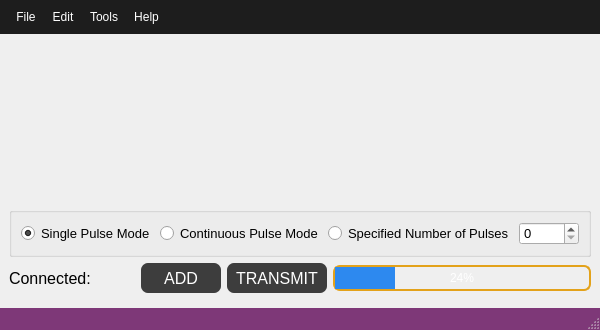
<?xml version="1.0" encoding="UTF-8"?>
<ui version="4.0">
 <class>Window_MunkPowerSupply</class>
 <widget class="QMainWindow" name="Window_MunkPowerSupply">
  <property name="windowModality">
   <enum>Qt::NonModal</enum>
  </property>
  <property name="geometry">
   <rect>
    <x>0</x>
    <y>0</y>
    <width>600</width>
    <height>330</height>
   </rect>
  </property>
  <property name="sizePolicy">
   <sizepolicy hsizetype="Minimum" vsizetype="Expanding">
    <horstretch>0</horstretch>
    <verstretch>0</verstretch>
   </sizepolicy>
  </property>
  <property name="minimumSize">
   <size>
    <width>600</width>
    <height>330</height>
   </size>
  </property>
  <property name="maximumSize">
   <size>
    <width>16777215</width>
    <height>450</height>
   </size>
  </property>
  <property name="windowTitle">
   <string>Munk Power Supply Control</string>
  </property>
  <property name="styleSheet">
   <string notr="true">QMenuBar{
background-color:#1d1d1d;
padding:5px;
	font: 12pt &quot;MS Shell Dlg 2&quot;;
}

QMenuBar::item{
background-color:#1d1d1d;
color:#fff;
padding:5px;

}

QMenu{
color:#fff;
padding:0;
}

QMenu::item:selected{
color:#fff;
background-color:#00aba9;
}

QTableWidget{
background-color:#3d3d3d;
color:#fff;
  selection-background-color: #da532c;
border:solid;
border-width:3px;
border-color:#da532c;
}
QHeaderView::section{
background-color:qlineargradient(spread:pad, x1:0, y1:0, x2:1, y2:0, stop:0 rgba(20, 158, 217, 255), stop:1 rgba(36, 158, 217, 255));
border:none;
border-top-style:solid;
border-width:1px;
border-top-color:qlineargradient(spread:pad, x1:0, y1:0, x2:1, y2:0, stop:0 rgba(20, 158, 217, 255), stop:1 rgba(36, 158, 217, 255));
color:#fff;

}
QHeaderView{
background-color:qlineargradient(spread:pad, x1:0, y1:0, x2:1, y2:0, stop:0 rgba(20, 158, 217, 255), stop:1 rgba(36, 158, 217, 255));

border:none;
border-top-style:solid;
border-width:1px;
border-top-color:#149ED9;
color:#fff;
	font: 75 12pt &quot;Calibri&quot;;
}

QTableCornerButton::section{
border:none;
background-color:#149ED9;
}

QListWidget{
background-color:#3d3d3d;
color:#fff;
}

QMenu{
background-color:#3d3d3d;
}
QStatusBar{
background-color:#7e3878;
color:#fff;
}

QPushButton{
border-style:solid;
background-color:#3d3d3d;
color:#fff;
border-radius:7px;
}

QPushButton:disabled {
background-color: rgb(204, 0, 0);
}

QPushButton:hover{
color:#ccc;
	background-color: qlineargradient(spread:pad, x1:0.517, y1:0, x2:0.517, y2:1, stop:0 rgba(45, 45, 45, 255), stop:0.505682 rgba(45, 45, 45, 255), stop:1 rgba(29, 29, 29, 255));
	border-color:#2d89ef;
border-width:2px;
}

QPushButton:pressed{
background-color: qlineargradient(spread:pad, x1:0.517, y1:0, x2:0.517, y2:1, stop:0 rgba(29, 29, 29, 255), stop:0.505682 rgba(45, 45, 45, 255), stop:1 rgba(29, 29, 29, 255));
}


QTabWidget::tab{
background-color:#3d3d3d;
}

QLineEdit{
border-radius:0;
}

QProgressBar{
border-radius:0;
text-align:center;
color:#fff;
background-color:transparent;
border: 2px solid #e3a21a;
border-radius:7px;
	font: 75 12pt &quot;Open Sans&quot;;

}

QProgressBar::chunk{
background-color:#2d89ef;
width:20px;
}</string>
  </property>
  <property name="unifiedTitleAndToolBarOnMac">
   <bool>false</bool>
  </property>
  <widget class="QWidget" name="centralwidget">
   <layout class="QGridLayout" name="gridLayout_2">
    <item row="0" column="0">
     <widget class="WidgetSegmentTimeDisplay" name="segmentWidget" native="true">
      <property name="sizePolicy">
       <sizepolicy hsizetype="MinimumExpanding" vsizetype="Fixed">
        <horstretch>0</horstretch>
        <verstretch>0</verstretch>
       </sizepolicy>
      </property>
      <property name="minimumSize">
       <size>
        <width>200</width>
        <height>210</height>
       </size>
      </property>
      <property name="autoFillBackground">
       <bool>false</bool>
      </property>
      <property name="styleSheet">
       <string notr="true">QMainWindow{
background-color:#1d1d1d;
}

QMenuBar{
background-color:#1d1d1d;
padding:5px;
	font: 12pt &quot;MS Shell Dlg 2&quot;;
}

QMenuBar::item{
background-color:#1d1d1d;
color:#fff;
padding:5px;

}

QMenu{
color:#fff;
padding:0;
}

QMenu::item:selected{
color:#fff;
background-color:#00aba9;
}

QTableWidget{
background-color:#3d3d3d;
color:#fff;
  selection-background-color: #da532c;
border:solid;
border-width:3px;
border-color:#da532c;
}
QHeaderView::section{
background-color:qlineargradient(spread:pad, x1:0, y1:0, x2:1, y2:0, stop:0 rgba(20, 158, 217, 255), stop:1 rgba(36, 158, 217, 255));
border:none;
border-top-style:solid;
border-width:1px;
border-top-color:qlineargradient(spread:pad, x1:0, y1:0, x2:1, y2:0, stop:0 rgba(20, 158, 217, 255), stop:1 rgba(36, 158, 217, 255));
color:#fff;

}
QHeaderView{
background-color:qlineargradient(spread:pad, x1:0, y1:0, x2:1, y2:0, stop:0 rgba(20, 158, 217, 255), stop:1 rgba(36, 158, 217, 255));

border:none;
border-top-style:solid;
border-width:1px;
border-top-color:#149ED9;
color:#fff;
	font: 75 12pt &quot;Calibri&quot;;
}

QTableCornerButton::section{
border:none;
background-color:#149ED9;
}

QListWidget{
background-color:#3d3d3d;
color:#fff;
}

QMenu{
background-color:#3d3d3d;
}
QStatusBar{
background-color:#7e3878;
color:#fff;
}

QPushButton{
border-style:solid;
background-color:#3d3d3d;
color:#fff;
border-radius:7px;
}

QPushButton:disabled {
background-color: rgb(204, 0, 0);
}

QPushButton:hover{
color:#ccc;
	background-color: qlineargradient(spread:pad, x1:0.517, y1:0, x2:0.517, y2:1, stop:0 rgba(45, 45, 45, 255), stop:0.505682 rgba(45, 45, 45, 255), stop:1 rgba(29, 29, 29, 255));
	border-color:#2d89ef;
border-width:2px;
}

QPushButton:pressed{
background-color: qlineargradient(spread:pad, x1:0.517, y1:0, x2:0.517, y2:1, stop:0 rgba(29, 29, 29, 255), stop:0.505682 rgba(45, 45, 45, 255), stop:1 rgba(29, 29, 29, 255));
}


QTabWidget::tab{
background-color:#3d3d3d;
}

QLineEdit{
border-radius:0;
}

QProgressBar{
border-radius:0;
text-align:center;
color:#fff;
background-color:transparent;
border: 2px solid #e3a21a;
border-radius:7px;
	font: 75 12pt &quot;Open Sans&quot;;

}

QProgressBar::chunk{
background-color:#2d89ef;
width:20px;
}</string>
      </property>
     </widget>
    </item>
    <item row="1" column="0">
     <widget class="QGroupBox" name="groupBox">
      <property name="title">
       <string/>
      </property>
      <layout class="QGridLayout" name="gridLayout">
       <item row="0" column="0">
        <widget class="QRadioButton" name="radioButton_singlePulse">
         <property name="sizePolicy">
          <sizepolicy hsizetype="Minimum" vsizetype="Fixed">
           <horstretch>0</horstretch>
           <verstretch>0</verstretch>
          </sizepolicy>
         </property>
         <property name="minimumSize">
          <size>
           <width>130</width>
           <height>0</height>
          </size>
         </property>
         <property name="font">
          <font>
           <pointsize>10</pointsize>
          </font>
         </property>
         <property name="text">
          <string>Single Pulse Mode</string>
         </property>
         <property name="checked">
          <bool>true</bool>
         </property>
        </widget>
       </item>
       <item row="0" column="1">
        <widget class="QRadioButton" name="radioButton_continuousPulse">
         <property name="sizePolicy">
          <sizepolicy hsizetype="Minimum" vsizetype="Fixed">
           <horstretch>0</horstretch>
           <verstretch>0</verstretch>
          </sizepolicy>
         </property>
         <property name="minimumSize">
          <size>
           <width>160</width>
           <height>0</height>
          </size>
         </property>
         <property name="font">
          <font>
           <pointsize>10</pointsize>
          </font>
         </property>
         <property name="text">
          <string>Continuous Pulse Mode</string>
         </property>
         <property name="checked">
          <bool>false</bool>
         </property>
        </widget>
       </item>
       <item row="0" column="2">
        <widget class="QRadioButton" name="radioButton_specifiedPulses">
         <property name="sizePolicy">
          <sizepolicy hsizetype="Minimum" vsizetype="Fixed">
           <horstretch>0</horstretch>
           <verstretch>0</verstretch>
          </sizepolicy>
         </property>
         <property name="minimumSize">
          <size>
           <width>180</width>
           <height>0</height>
          </size>
         </property>
         <property name="font">
          <font>
           <pointsize>10</pointsize>
          </font>
         </property>
         <property name="text">
          <string>Specified Number of Pulses</string>
         </property>
        </widget>
       </item>
       <item row="0" column="3">
        <widget class="QSpinBox" name="spinBox_NumPulses">
         <property name="minimumSize">
          <size>
           <width>60</width>
           <height>0</height>
          </size>
         </property>
         <property name="font">
          <font>
           <pointsize>10</pointsize>
          </font>
         </property>
         <property name="minimum">
          <number>0</number>
         </property>
         <property name="maximum">
          <number>255</number>
         </property>
         <property name="value">
          <number>0</number>
         </property>
        </widget>
       </item>
      </layout>
     </widget>
    </item>
    <item row="2" column="0">
     <layout class="QHBoxLayout" name="horizontalLayout">
      <item>
       <layout class="QFormLayout" name="formLayout">
        <item row="0" column="0">
         <widget class="QLabel" name="label">
          <property name="sizePolicy">
           <sizepolicy hsizetype="Fixed" vsizetype="Fixed">
            <horstretch>0</horstretch>
            <verstretch>0</verstretch>
           </sizepolicy>
          </property>
          <property name="minimumSize">
           <size>
            <width>90</width>
            <height>30</height>
           </size>
          </property>
          <property name="maximumSize">
           <size>
            <width>90</width>
            <height>30</height>
           </size>
          </property>
          <property name="font">
           <font>
            <pointsize>12</pointsize>
           </font>
          </property>
          <property name="text">
           <string>Connected:</string>
          </property>
         </widget>
        </item>
        <item row="0" column="1">
         <widget class="LED" name="widget_connection" native="true">
          <property name="sizePolicy">
           <sizepolicy hsizetype="Fixed" vsizetype="Fixed">
            <horstretch>0</horstretch>
            <verstretch>0</verstretch>
           </sizepolicy>
          </property>
          <property name="minimumSize">
           <size>
            <width>30</width>
            <height>30</height>
           </size>
          </property>
          <property name="maximumSize">
           <size>
            <width>30</width>
            <height>30</height>
           </size>
          </property>
         </widget>
        </item>
       </layout>
      </item>
      <item>
       <widget class="QPushButton" name="pushButton_AddSegment">
        <property name="sizePolicy">
         <sizepolicy hsizetype="Fixed" vsizetype="Fixed">
          <horstretch>0</horstretch>
          <verstretch>0</verstretch>
         </sizepolicy>
        </property>
        <property name="minimumSize">
         <size>
          <width>80</width>
          <height>30</height>
         </size>
        </property>
        <property name="font">
         <font>
          <pointsize>12</pointsize>
         </font>
        </property>
        <property name="toolTip">
         <string/>
        </property>
        <property name="text">
         <string>ADD</string>
        </property>
        <property name="flat">
         <bool>false</bool>
        </property>
       </widget>
      </item>
      <item>
       <widget class="QPushButton" name="pushButton_transmit">
        <property name="sizePolicy">
         <sizepolicy hsizetype="Fixed" vsizetype="Fixed">
          <horstretch>0</horstretch>
          <verstretch>0</verstretch>
         </sizepolicy>
        </property>
        <property name="minimumSize">
         <size>
          <width>100</width>
          <height>30</height>
         </size>
        </property>
        <property name="font">
         <font>
          <pointsize>12</pointsize>
         </font>
        </property>
        <property name="toolTip">
         <string/>
        </property>
        <property name="toolTipDuration">
         <number>-1</number>
        </property>
        <property name="text">
         <string>TRANSMIT</string>
        </property>
       </widget>
      </item>
      <item>
       <widget class="QProgressBar" name="progressBar">
        <property name="value">
         <number>24</number>
        </property>
       </widget>
      </item>
     </layout>
    </item>
    <item row="3" column="0">
     <widget class="Widget_DeviceFault" name="widget_DeviceFault" native="true">
      <property name="sizePolicy">
       <sizepolicy hsizetype="MinimumExpanding" vsizetype="MinimumExpanding">
        <horstretch>0</horstretch>
        <verstretch>0</verstretch>
       </sizepolicy>
      </property>
     </widget>
    </item>
   </layout>
  </widget>
  <widget class="QMenuBar" name="menubar">
   <property name="geometry">
    <rect>
     <x>0</x>
     <y>0</y>
     <width>600</width>
     <height>40</height>
    </rect>
   </property>
   <widget class="QMenu" name="menuFile">
    <property name="title">
     <string>File</string>
    </property>
    <addaction name="actionOpen"/>
    <addaction name="separator"/>
    <addaction name="actionSave"/>
    <addaction name="actionSave_As"/>
    <addaction name="separator"/>
    <addaction name="actionClose"/>
   </widget>
   <widget class="QMenu" name="menuEdit">
    <property name="title">
     <string>Edit</string>
    </property>
   </widget>
   <widget class="QMenu" name="menuTools">
    <property name="title">
     <string>Tools</string>
    </property>
    <addaction name="actionOpen_Connection"/>
    <addaction name="actionClose_Connection"/>
    <addaction name="separator"/>
    <addaction name="actionTX_To_Munk"/>
    <addaction name="actionRead_Parameters"/>
   </widget>
   <widget class="QMenu" name="menuHelp">
    <property name="title">
     <string>Help</string>
    </property>
   </widget>
   <addaction name="menuFile"/>
   <addaction name="menuEdit"/>
   <addaction name="menuTools"/>
   <addaction name="menuHelp"/>
  </widget>
  <widget class="QStatusBar" name="statusbar"/>
  <action name="actionOpen">
   <property name="text">
    <string>Open</string>
   </property>
  </action>
  <action name="actionSave">
   <property name="text">
    <string>Save</string>
   </property>
  </action>
  <action name="actionSave_As">
   <property name="text">
    <string>Save As</string>
   </property>
  </action>
  <action name="actionClose">
   <property name="text">
    <string>Close</string>
   </property>
  </action>
  <action name="actionOpen_Connection">
   <property name="text">
    <string>Open Connection</string>
   </property>
  </action>
  <action name="actionClose_Connection">
   <property name="text">
    <string>Close Connection</string>
   </property>
  </action>
  <action name="actionTX_To_Munk">
   <property name="text">
    <string>Transmit Parameters</string>
   </property>
  </action>
  <action name="actionRead_Parameters">
   <property name="text">
    <string>Read Parameters</string>
   </property>
  </action>
 </widget>
 <customwidgets>
  <customwidget>
   <class>LED</class>
   <extends>QWidget</extends>
   <header>LED.h</header>
   <container>1</container>
  </customwidget>
  <customwidget>
   <class>WidgetSegmentTimeDisplay</class>
   <extends>QWidget</extends>
   <header>munk_dialog/widget_segment_time_display.h</header>
   <container>1</container>
  </customwidget>
  <customwidget>
   <class>Widget_DeviceFault</class>
   <extends>QWidget</extends>
   <header>misc_dialogs/widget_device_fault.h</header>
   <container>1</container>
  </customwidget>
 </customwidgets>
 <resources/>
 <connections/>
</ui>
